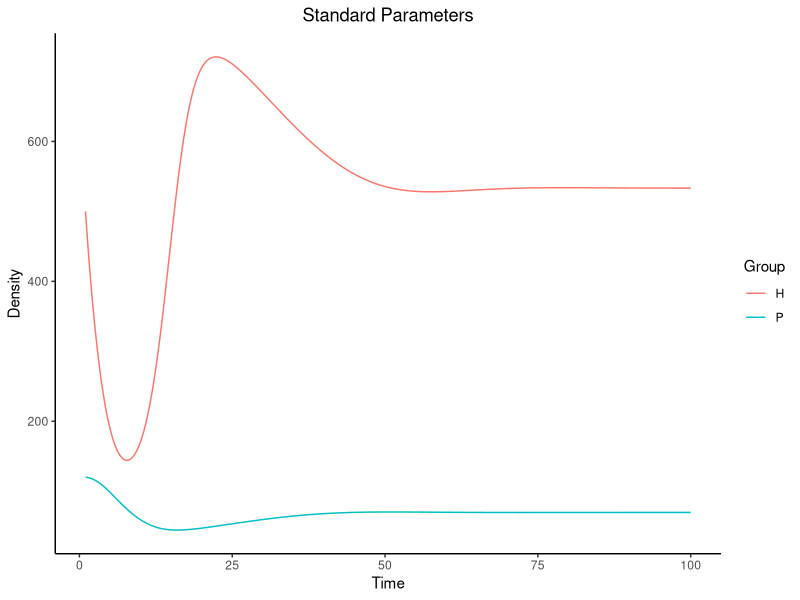
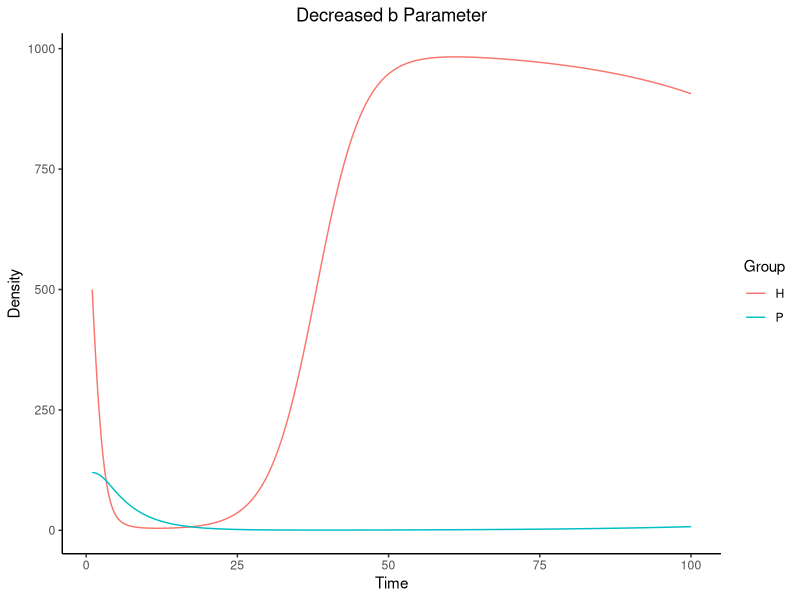
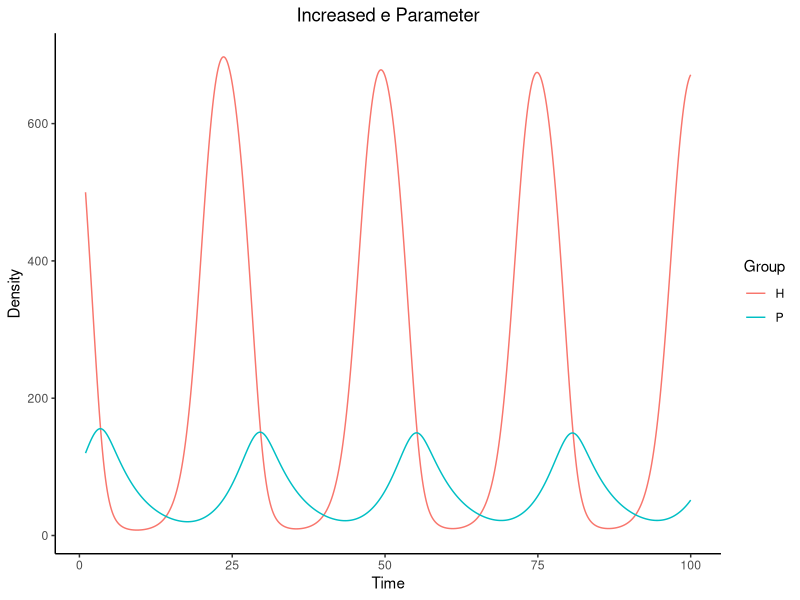
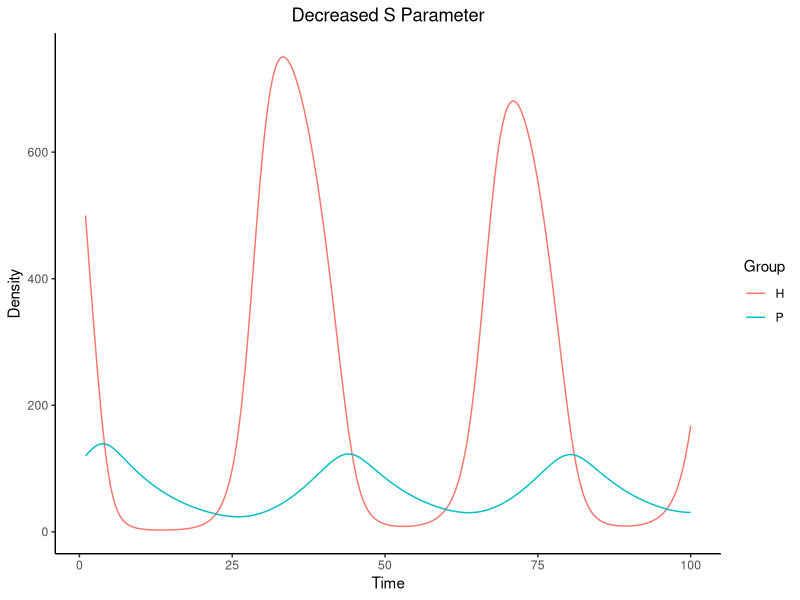
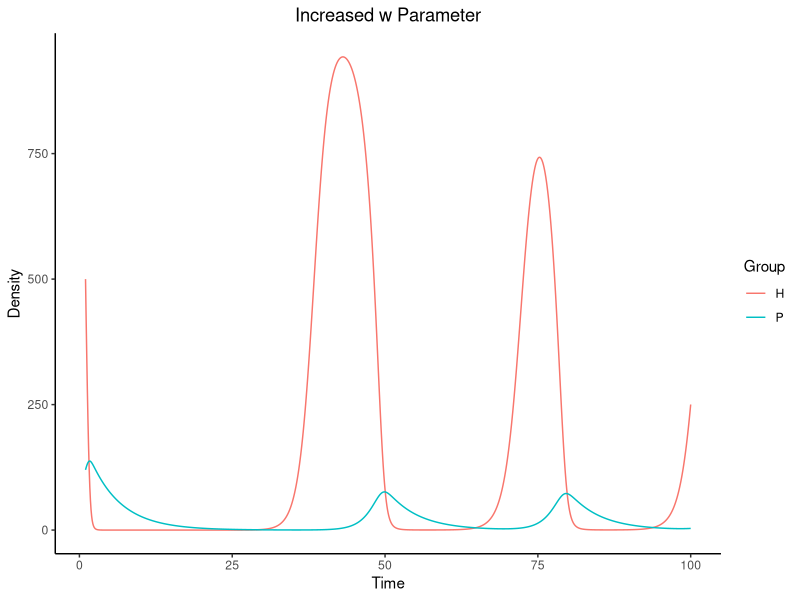
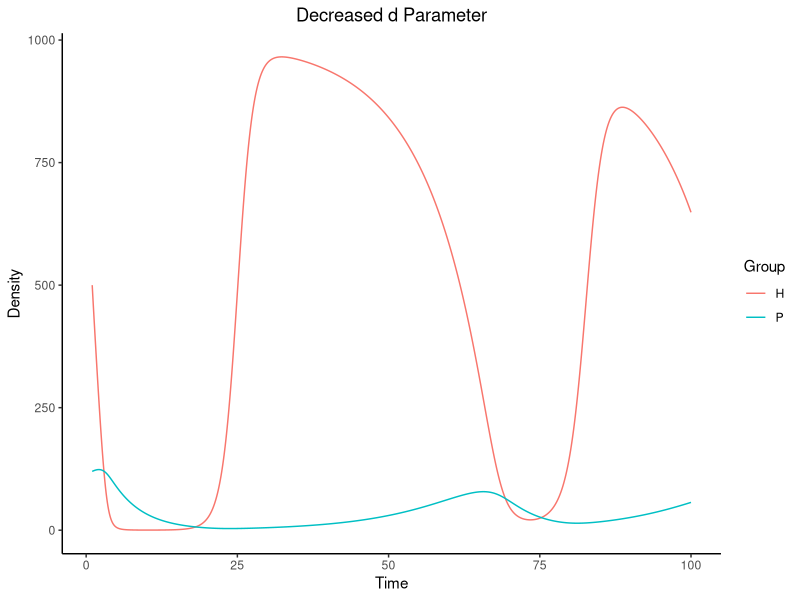
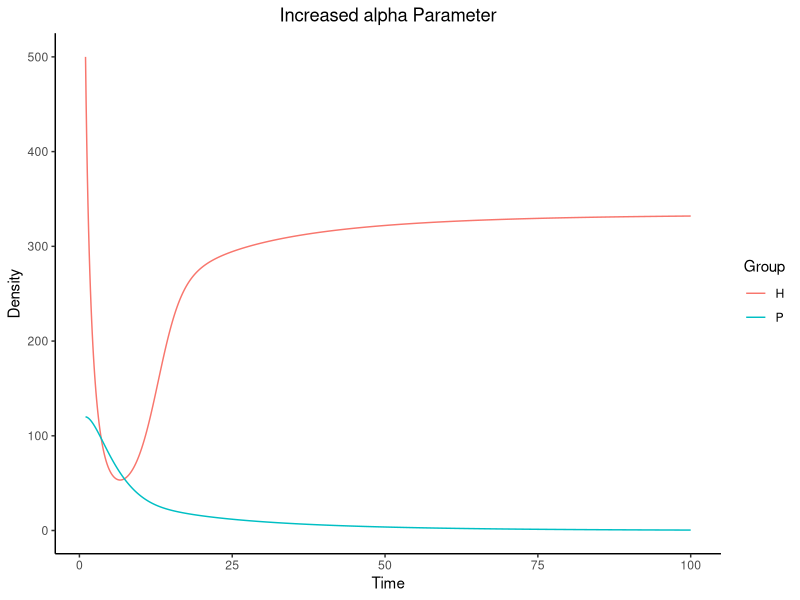
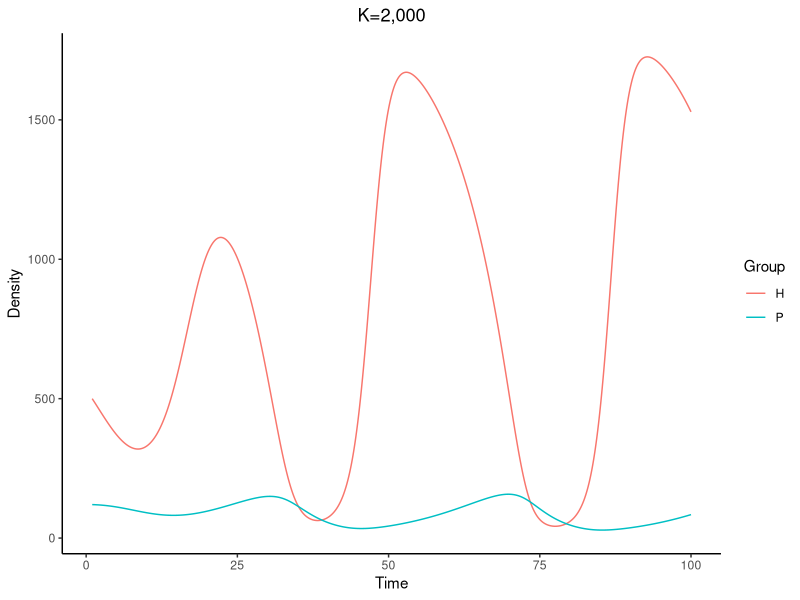

Write the R code that produced these figures, in order.
install.packages("deSolve")
library("deSolve")
library(ggplot2)
library(reshape2)

#creating function to model the Rosenweig MacArthur model
#function will have six parameters and two state variables
ddSimRM=function(t,y,p){
  H=y[1]
  P=y[2]
  b=p[1]
  a=p[2]
  w=p[3]
  d=p[4]
  e=p[5]
  s=p[6]
  
  modelH=b*H*(1-a*H)-w*(H/(d+H))*P
  modelP=e*w*(H/(d+H))*P-(s*P)
  
  return(list(c(modelH,modelP)))
}

#case 1 with b=0.8, e=0.07, s=0.2, w=5, d=400, a=0.001
#initial conditions Ho=500 and Po=120
params1=c(0.8,0.001,5,400,0.07,0.2)
initial1=c(500,120)
times1=seq(1,100, by=0.1)

modelSim1=ode(y=initial1,times=times1,func=ddSimRM,parms=params1)
modelOutput1=data.frame(time=modelSim1[,1],H=modelSim1[,2],P=modelSim1[,3])
modelOutput1=melt(modelOutput1,id.vars = "time",variable.name = "Group",value.name = "Density")
ggplot(modelOutput1,aes(x=time,y=Density))+geom_line(aes(color=Group))+theme_classic()+xlab("Time")+ggtitle("Standard Parameters")+theme(plot.title = element_text(hjust = 0.5))

#case 2 changing b
#all params stay same except b=2.4
params2=c(0.26,0.001,5,400,0.07,0.2)
initial2=c(500,120)
times2=seq(1,100, by=0.1)

modelSim2=ode(y=initial2,times=times2,func=ddSimRM,parms=params2)
modelOutput2=data.frame(time=modelSim2[,1],H=modelSim2[,2],P=modelSim2[,3])
modelOutput2=melt(modelOutput2,id.vars = "time",variable.name = "Group",value.name = "Density")
ggplot(modelOutput2,aes(x=time,y=Density))+geom_line(aes(color=Group))+theme_classic()+xlab("Time")+ggtitle("Decreased b Parameter")+theme(plot.title = element_text(hjust = 0.5))

#case 3 changing e by decreasing
#e is fifth parameter, new=0.035
params3=c(0.8,0.001,5,400,0.14,0.2)
initial3=c(500,120)
times3=seq(1,100, by=0.1)

modelSim3=ode(y=initial3,times=times3,func=ddSimRM,parms=params3)
modelOutput3=data.frame(time=modelSim3[,1],H=modelSim3[,2],P=modelSim3[,3])
modelOutput3=melt(modelOutput3,id.vars = "time",variable.name = "Group",value.name = "Density")
ggplot(modelOutput3,aes(x=time,y=Density))+geom_line(aes(color=Group))+theme_classic()+xlab("Time")+ggtitle("Increased e Parameter")+theme(plot.title = element_text(hjust = 0.5))
#This makes sense, if e is halved then predators are driven to extinction
#because conversion efficiency so low

#case 4 changing s by increasing
#s is 6th parameter
params4=c(0.8,0.001,5,400,0.07,0.1)
initial4=c(500,120)
times4=seq(1,100, by=0.1)

modelSim4=ode(y=initial4,times=times4,func=ddSimRM,parms=params4)
modelOutput4=data.frame(time=modelSim4[,1],H=modelSim4[,2],P=modelSim4[,3])
modelOutput4=melt(modelOutput4,id.vars = "time",variable.name = "Group",value.name = "Density")
ggplot(modelOutput4,aes(x=time,y=Density))+geom_line(aes(color=Group))+theme_classic()+xlab("Time")+ggtitle("Decreased S Parameter")+theme(plot.title = element_text(hjust = 0.5))

#case 5 changing w by decreasing
#w is 3rd parameter
params5=c(0.8,0.001,15,400,0.07,0.2)
initial5=c(500,120)
times5=seq(1,100, by=0.1)

modelSim5=ode(y=initial5,times=times5,func=ddSimRM,parms=params5)
modelOutput5=data.frame(time=modelSim5[,1],H=modelSim5[,2],P=modelSim5[,3])
modelOutput5=melt(modelOutput5,id.vars = "time",variable.name = "Group",value.name = "Density")
ggplot(modelOutput5,aes(x=time,y=Density))+geom_line(aes(color=Group))+theme_classic()+xlab("Time")+ggtitle("Increased w Parameter")+theme(plot.title = element_text(hjust = 0.5))

#case 6 changing d by increasing
#d is 4th parameter
params6=c(0.8,0.001,5,200,0.07,0.2)
initial6=c(500,120)
times6=seq(1,100, by=0.1)

modelSim6=ode(y=initial6,times=times6,func=ddSimRM,parms=params6)
modelOutput6=data.frame(time=modelSim6[,1],H=modelSim6[,2],P=modelSim6[,3])
modelOutput6=melt(modelOutput6,id.vars = "time",variable.name = "Group",value.name = "Density")
ggplot(modelOutput6,aes(x=time,y=Density))+geom_line(aes(color=Group))+theme_classic()+xlab("Time")+ggtitle("Decreased d Parameter")+theme(plot.title = element_text(hjust = 0.5))

#case 7 changing a by increasing
#a is 2nd para
params7=c(0.8,0.003,5,400,0.07,0.2)
initial7=c(500,120)
times7=seq(1,100, by=0.1)

modelSim7=ode(y=initial7,times=times7,func=ddSimRM,parms=params7)
modelOutput7=data.frame(time=modelSim7[,1],H=modelSim7[,2],P=modelSim7[,3])
modelOutput7=melt(modelOutput7,id.vars = "time",variable.name = "Group",value.name = "Density")
ggplot(modelOutput7,aes(x=time,y=Density))+geom_line(aes(color=Group))+theme_classic()+xlab("Time")+ggtitle("Increased alpha Parameter")+theme(plot.title = element_text(hjust = 0.5))

#shifting carrying capacity between 800 and 2,000 in 200 increments
paramscc=c(0.8,0.0005,5,400,0.07,0.2)
initialcc=c(500,120)
timescc=seq(1,100, by=0.1)

modelSimcc=ode(y=initialcc,times=timescc,func=ddSimRM,parms=paramscc)

modelOutputcc=data.frame(time=modelSimcc[,1],H=modelSimcc[,2],P=modelSimcc[,3])
modelOutputcc=melt(modelOutputcc,id.vars = "time",variable.name = "Group",value.name = "Density")
ggplot(modelOutputcc,aes(x=time,y=Density))+geom_line(aes(color=Group))+theme_classic()+xlab("Time")+ggtitle("K=2,000")+theme(plot.title = element_text(hjust = 0.5))
